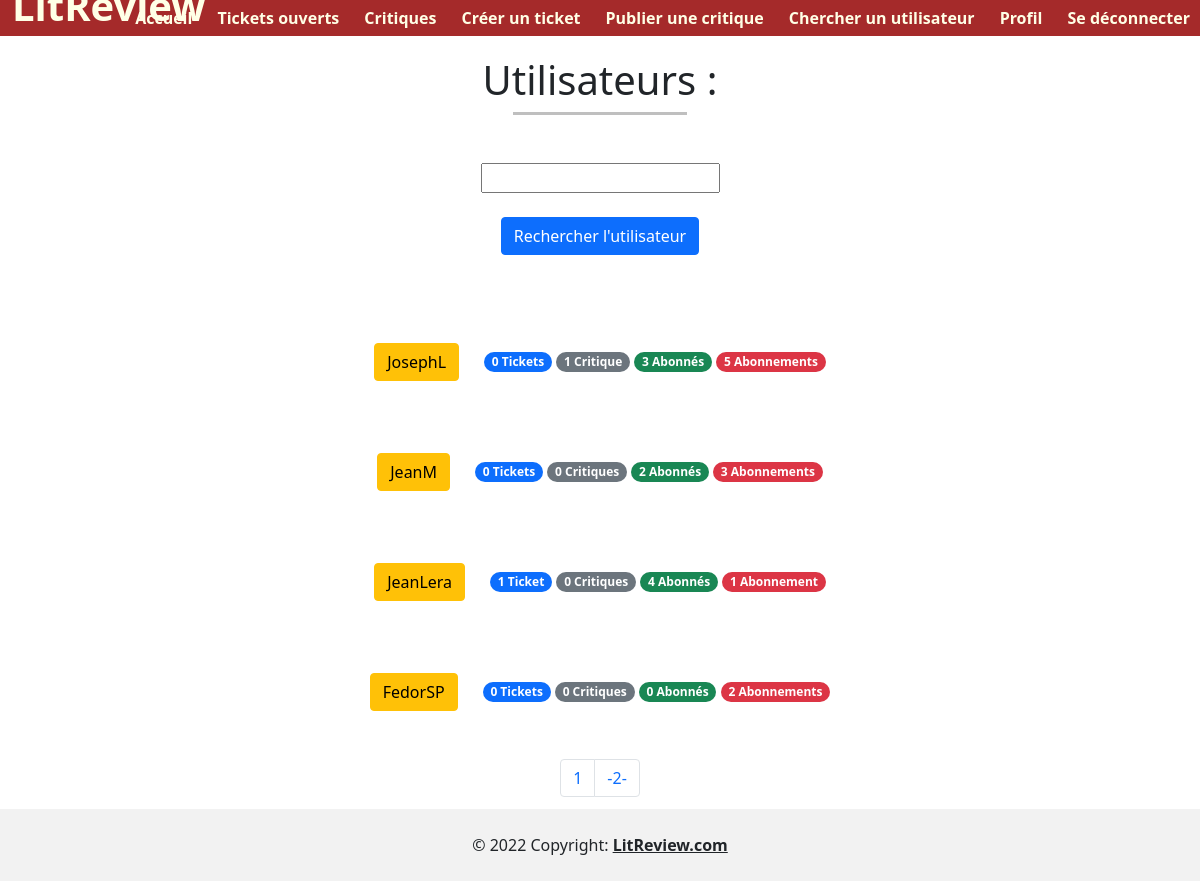
Before: /userlist/?page=2 (signed in) with the older database file.
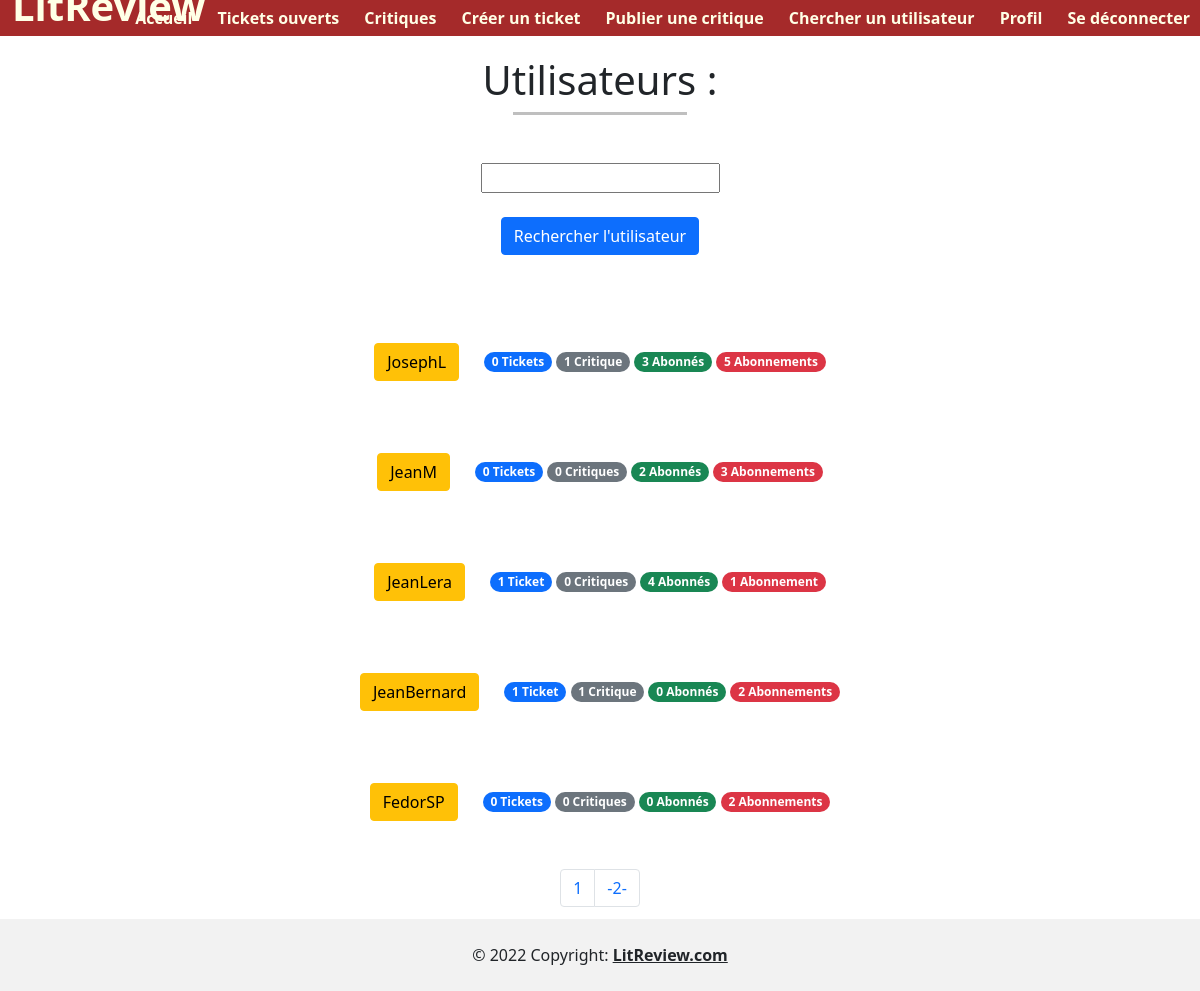
After: the same page with the newer database file.
### authentication/models.py (models this page shows)
class User(AbstractUser):
    tickets_list = models.ManyToManyField(Ticket, related_name="tickets_list")
    reviews_list = models.ManyToManyField(Review, related_name="reviews_list")
    description = models.TextField(verbose_name="Description", max_length=1000, blank=True, null=True)
    class Meta:
        ordering = ['-username']

### blog/views.py (the view)
# urls.py: path('userlist/', views.user_list, name='user-list'),
@login_required
def user_list(request):
    search_error = False
    try:
        if request.GET['fname']:
            pass
        search_error = True
    except MultiValueDictKeyError:
        pass
    user_infos = {}
    for author in User.objects.all():
        user_infos[author.id] = {
            'user_object': author,
            'ticket_number': len(Ticket.objects.filter(user=author)),
            'review_number': len(Review.objects.filter(user=author)),
            'follower_number': len(UserFollows.objects.filter(followed_user_id=author)),
            'following_number': len(UserFollows.objects.filter(user_id=author)),
        }
    user_infos = sorted(user_infos.items(), key=lambda x: str(x[1]['user_object']), reverse=True)
    paginator = Paginator(user_infos, 6)
    page_number = request.GET.get('page')
    users_page_object = paginator.get_page(page_number)
    context = {
        'search_error': search_error,
        'users_page_object': users_page_object,
    }
    return render(request, "user/user_list.html", context)

### blog/templates/user/user_list.html (shortened to what this page needs)
{% extends 'base.html' %}
{% block content %}
<h1> Utilisateurs : </h1>
<hr><br><br>
<form action="{% if not search_error %}search{% endif %}">
  <input type="text" name="fname" ><br>
    <br>
  <button type="button publish" class="btn btn-primary">Rechercher l'utilisateur</button>
</form>
{% for values in users_page_object %}
<br><br><br>
<div class="user_element">
  <a href="{% url 'user-page' values.1.user_object.id %}" class="mute-link" ">
    <button type="button" class="btn btn-warning">{{ values.1.user_object.username }}</button>
  </a>
  <span class="badge rounded-pill bg-primary">{{ values.1.ticket_number }} Ticket{{ values.1.ticket_number|pluralize:" ,s" }}</span>
  <span class="badge rounded-pill bg-secondary">{{ values.1.review_number }} Critique{{ values.1.review_number|pluralize:" ,s" }}</span>
  <span class="badge rounded-pill bg-success">{{ values.1.follower_number }} Abonné{{ values.1.follower_number|pluralize:" ,s" }}</span>
  <span class="badge rounded-pill bg-danger">{{ values.1.following_number }} Abonnement{{ values.1.following_number|pluralize:" ,s" }}</span>
</div>
{% endfor %}
<br><br>
{% include 'partials/blog_snippet.html' with page_obj=users_page_object %}
{% endblock %}

Changed rows visible on the page:
added User: username "JeanBernard"
Other visible differences:
new list line: "1 Ticket 1 Critique 0 Abonné s 2 Abonnement s"
